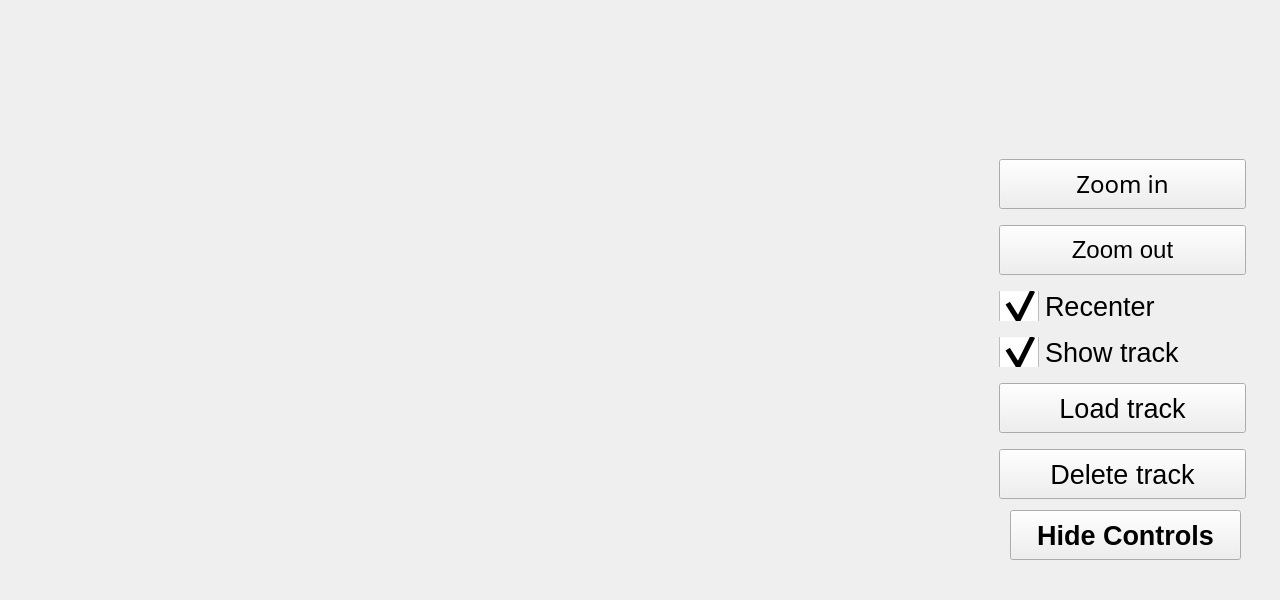
   <widget class="QWidget" name="map" native="true">
    <property name="geometry">
     <rect>
      <x>0</x>
      <y>0</y>
      <width>1280</width>
      <height>600</height>
     </rect>
    </property>
    <widget class="MapWidget" name="mapWidget" native="true">
     <property name="geometry">
      <rect>
       <x>0</x>
       <y>0</y>
       <width>1280</width>
       <height>600</height>
      </rect>
     </property>
     <widget class="QWidget" name="controls" native="true">
      <property name="geometry">
       <rect>
        <x>990</x>
        <y>140</y>
        <width>281</width>
        <height>381</height>
       </rect>
      </property>
      <layout class="QVBoxLayout" name="verticalLayout_4">
       <item>
        <widget class="QWidget" name="mapControls" native="true">
         <property name="styleSheet">
          <string notr="true"/>
         </property>
         <layout class="QVBoxLayout" name="verticalLayout_3">
          <property name="rightMargin">
           <number>25</number>
          </property>
          <item>
           <widget class="QPushButton" name="pushButton_zoomIn">
            <property name="sizePolicy">
             <sizepolicy hsizetype="Preferred" vsizetype="Preferred">
              <horstretch>0</horstretch>
              <verstretch>0</verstretch>
             </sizepolicy>
            </property>
            <property name="minimumSize">
             <size>
              <width>165</width>
              <height>25</height>
             </size>
            </property>
            <property name="maximumSize">
             <size>
              <width>10000</width>
              <height>50</height>
             </size>
            </property>
            <property name="font">
             <font>
              <family>Latha</family>
              <pointsize>18</pointsize>
              <weight>50</weight>
              <italic>false</italic>
              <bold>false</bold>
             </font>
            </property>
            <property name="styleSheet">
             <string notr="true">selection-background-color: rgb(255, 0, 0);</string>
            </property>
            <property name="text">
             <string>Zoom in</string>
            </property>
           </widget>
          </item>
          <item>
           <widget class="QPushButton" name="pushButton_zoomOut">
            <property name="sizePolicy">
             <sizepolicy hsizetype="Minimum" vsizetype="Preferred">
              <horstretch>0</horstretch>
              <verstretch>0</verstretch>
             </sizepolicy>
            </property>
            <property name="minimumSize">
             <size>
              <width>165</width>
              <height>25</height>
             </size>
            </property>
            <property name="maximumSize">
             <size>
              <width>1000</width>
              <height>50</height>
             </size>
            </property>
            <property name="font">
             <font>
              <pointsize>18</pointsize>
             </font>
            </property>
            <property name="styleSheet">
             <string notr="true">selection-background-color: rgb(255, 0, 0);</string>
            </property>
            <property name="text">
             <string>Zoom out</string>
            </property>
           </widget>
          </item>
          <item>
           <widget class="QCheckBox" name="checkBox_autoFollow">
            <property name="sizePolicy">
             <sizepolicy hsizetype="Preferred" vsizetype="Preferred">
              <horstretch>0</horstretch>
              <verstretch>0</verstretch>
             </sizepolicy>
            </property>
            <property name="minimumSize">
             <size>
              <width>165</width>
              <height>15</height>
             </size>
            </property>
            <property name="maximumSize">
             <size>
              <width>300</width>
              <height>30</height>
             </size>
            </property>
            <property name="font">
             <font>
              <pointsize>20</pointsize>
             </font>
            </property>
            <property name="styleSheet">
             <string notr="true">QCheckBox::indicator {
     width: 40px;
     height: 40px;
}</string>
            </property>
            <property name="text">
             <string>Recenter</string>
            </property>
            <property name="checked">
             <bool>true</bool>
            </property>
           </widget>
          </item>
          <item>
           <widget class="QCheckBox" name="checkBox_showMyTrack">
            <property name="sizePolicy">
             <sizepolicy hsizetype="Preferred" vsizetype="Preferred">
              <horstretch>0</horstretch>
              <verstretch>0</verstretch>
             </sizepolicy>
            </property>
            <property name="minimumSize">
             <size>
              <width>20</width>
              <height>30</height>
             </size>
            </property>
            <property name="maximumSize">
             <size>
              <width>300</width>
              <height>30</height>
             </size>
            </property>
            <property name="font">
             <font>
              <pointsize>20</pointsize>
             </font>
            </property>
            <property name="styleSheet">
             <string notr="true">QCheckBox::indicator {
     width: 40px;
     height: 40px;
}</string>
            </property>
            <property name="text">
             <string>Show track</string>
            </property>
            <property name="checked">
             <bool>true</bool>
            </property>
           </widget>
          </item>
          <item>
           <widget class="QPushButton" name="pushButton_loadTrack">
            <property name="sizePolicy">
             <sizepolicy hsizetype="Preferred" vsizetype="Preferred">
              <horstretch>0</horstretch>
              <verstretch>0</verstretch>
             </sizepolicy>
            </property>
            <property name="minimumSize">
             <size>
              <width>165</width>
              <height>25</height>
             </size>
            </property>
            <property name="maximumSize">
             <size>
              <width>500</width>
              <height>50</height>
             </size>
            </property>
            <property name="font">
             <font>
              <pointsize>20</pointsize>
             </font>
            </property>
            <property name="styleSheet">
             <string notr="true">selection-background-color: rgb(255, 0, 0);</string>
            </property>
            <property name="text">
             <string>Load track</string>
            </property>
           </widget>
          </item>
          <item>
           <widget class="QPushButton" name="pushButton_deleteTrack">
            <property name="maximumSize">
             <size>
              <width>500</width>
              <height>50</height>
             </size>
            </property>
            <property name="font">
             <font>
              <pointsize>20</pointsize>
             </font>
            </property>
            <property name="styleSheet">
             <string notr="true">selection-background-color: rgb(255, 0, 0);</string>
            </property>
            <property name="text">
             <string>Delete track</string>
            </property>
           </widget>
          </item>
         </layout>
        </widget>
       </item>
      </layout>
     </widget>
     <widget class="QPushButton" name="mapContHide">
      <property name="geometry">
       <rect>
        <x>1010</x>
        <y>510</y>
        <width>231</width>
        <height>50</height>
       </rect>
      </property>
      <property name="maximumSize">
       <size>
        <width>300</width>
        <height>50</height>
       </size>
      </property>
      <property name="font">
       <font>
        <pointsize>20</pointsize>
        <weight>75</weight>
        <bold>true</bold>
       </font>
      </property>
      <property name="layoutDirection">
       <enum>Qt::LeftToRight</enum>
      </property>
      <property name="styleSheet">
       <string notr="true">selection-background-color: rgb(255, 0, 0);</string>
      </property>
      <property name="text">
       <string>Hide Controls</string>
      </property>
     </widget>
    </widget>
   </widget>
